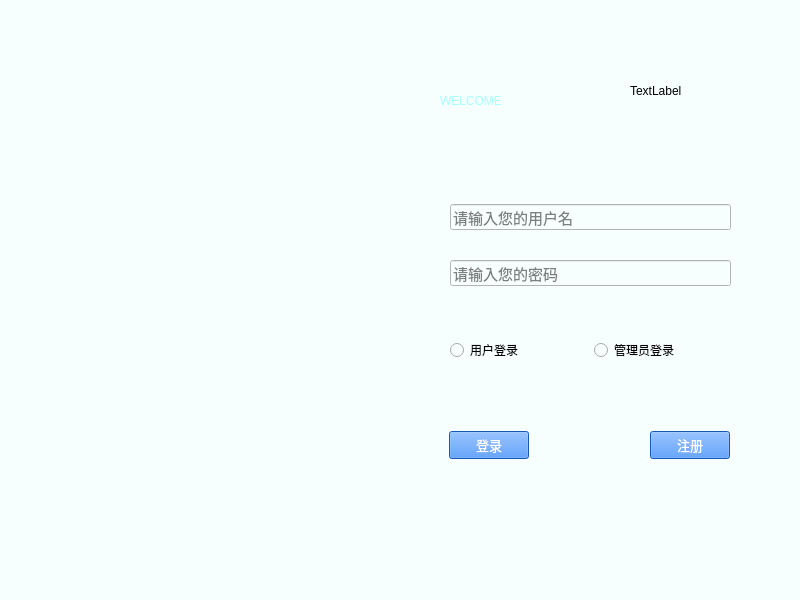
<?xml version="1.0" encoding="UTF-8"?>
<ui version="4.0">
 <class>Login</class>
 <widget class="QWidget" name="Login">
  <property name="geometry">
   <rect>
    <x>0</x>
    <y>0</y>
    <width>800</width>
    <height>600</height>
   </rect>
  </property>
  <property name="windowTitle">
   <string>Form</string>
  </property>
  <property name="styleSheet">
   <string notr="true">background-color: rgb(246, 255, 254);</string>
  </property>
  <widget class="QLabel" name="label_image">
   <property name="geometry">
    <rect>
     <x>9</x>
     <y>9</y>
     <width>391</width>
     <height>581</height>
    </rect>
   </property>
   <property name="text">
    <string/>
   </property>
  </widget>
  <widget class="QLabel" name="label_tip">
   <property name="geometry">
    <rect>
     <x>710</x>
     <y>250</y>
     <width>181</width>
     <height>41</height>
    </rect>
   </property>
   <property name="styleSheet">
    <string notr="true">font: 7pt &quot;Arial&quot;;</string>
   </property>
   <property name="text">
    <string/>
   </property>
  </widget>
  <widget class="QLabel" name="label_welcome">
   <property name="geometry">
    <rect>
     <x>440</x>
     <y>80</y>
     <width>181</width>
     <height>41</height>
    </rect>
   </property>
   <property name="styleSheet">
    <string notr="true">font: 87 23pt &quot;Arial Black&quot;;
background-color: rgb(246, 255, 254);
color: rgb(170, 255, 255);</string>
   </property>
   <property name="text">
    <string>WELCOME</string>
   </property>
  </widget>
  <widget class="QWidget" name="verticalLayoutWidget">
   <property name="geometry">
    <rect>
     <x>450</x>
     <y>180</y>
     <width>281</width>
     <height>131</height>
    </rect>
   </property>
   <layout class="QVBoxLayout" name="verticalLayout">
    <item>
     <widget class="QLineEdit" name="lineEdit_username">
      <property name="enabled">
       <bool>true</bool>
      </property>
      <property name="font">
       <font>
        <pointsize>11</pointsize>
       </font>
      </property>
      <property name="styleSheet">
       <string notr="true"/>
      </property>
      <property name="placeholderText">
       <string>请输入您的用户名</string>
      </property>
     </widget>
    </item>
    <item>
     <widget class="QLineEdit" name="lineEdit_password">
      <property name="sizePolicy">
       <sizepolicy hsizetype="Expanding" vsizetype="Fixed">
        <horstretch>0</horstretch>
        <verstretch>0</verstretch>
       </sizepolicy>
      </property>
      <property name="font">
       <font>
        <pointsize>11</pointsize>
       </font>
      </property>
      <property name="tabletTracking">
       <bool>true</bool>
      </property>
      <property name="acceptDrops">
       <bool>false</bool>
      </property>
      <property name="text">
       <string/>
      </property>
      <property name="echoMode">
       <enum>QLineEdit::Password</enum>
      </property>
      <property name="placeholderText">
       <string>请输入您的密码</string>
      </property>
     </widget>
    </item>
   </layout>
  </widget>
  <widget class="QWidget" name="horizontalLayoutWidget">
   <property name="geometry">
    <rect>
     <x>449</x>
     <y>390</y>
     <width>281</width>
     <height>111</height>
    </rect>
   </property>
   <layout class="QHBoxLayout" name="horizontalLayout">
    <item>
     <widget class="QPushButton" name="Button_login">
      <property name="sizePolicy">
       <sizepolicy hsizetype="Minimum" vsizetype="Fixed">
        <horstretch>0</horstretch>
        <verstretch>0</verstretch>
       </sizepolicy>
      </property>
      <property name="font">
       <font>
        <family>Bahnschrift Light</family>
        <pointsize>10</pointsize>
        <italic>false</italic>
        <bold>false</bold>
       </font>
      </property>
      <property name="styleSheet">
       <string notr="true">background-color: rgb(29, 123, 255);
color: rgb(255, 255, 255);
font: 25 10pt &quot;Bahnschrift Light&quot;;</string>
      </property>
      <property name="text">
       <string>登录</string>
      </property>
     </widget>
    </item>
    <item>
     <spacer name="horizontalSpacer">
      <property name="orientation">
       <enum>Qt::Horizontal</enum>
      </property>
      <property name="sizeHint" stdset="0">
       <size>
        <width>40</width>
        <height>20</height>
       </size>
      </property>
     </spacer>
    </item>
    <item>
     <widget class="QPushButton" name="Button_signup">
      <property name="font">
       <font>
        <family>Bahnschrift Light</family>
        <pointsize>10</pointsize>
        <italic>false</italic>
        <bold>false</bold>
       </font>
      </property>
      <property name="styleSheet">
       <string notr="true">background-color: rgb(29, 123, 255);
color: rgb(255, 255, 255);
font: 25 10pt &quot;Bahnschrift Light&quot;;</string>
      </property>
      <property name="text">
       <string>注册</string>
      </property>
     </widget>
    </item>
   </layout>
  </widget>
  <widget class="QLabel" name="label_gif">
   <property name="geometry">
    <rect>
     <x>630</x>
     <y>10</y>
     <width>161</width>
     <height>161</height>
    </rect>
   </property>
   <property name="styleSheet">
    <string notr="true"/>
   </property>
   <property name="text">
    <string>TextLabel</string>
   </property>
  </widget>
  <widget class="QWidget" name="horizontalLayoutWidget_2">
   <property name="geometry">
    <rect>
     <x>450</x>
     <y>310</y>
     <width>281</width>
     <height>80</height>
    </rect>
   </property>
   <layout class="QHBoxLayout" name="horizontalLayout_2">
    <item>
     <widget class="QRadioButton" name="radioButton_user">
      <property name="sizePolicy">
       <sizepolicy hsizetype="Expanding" vsizetype="Expanding">
        <horstretch>0</horstretch>
        <verstretch>0</verstretch>
       </sizepolicy>
      </property>
      <property name="styleSheet">
       <string notr="true"/>
      </property>
      <property name="text">
       <string>用户登录</string>
      </property>
     </widget>
    </item>
    <item>
     <widget class="QRadioButton" name="radioButton_admin">
      <property name="sizePolicy">
       <sizepolicy hsizetype="Expanding" vsizetype="Expanding">
        <horstretch>0</horstretch>
        <verstretch>0</verstretch>
       </sizepolicy>
      </property>
      <property name="styleSheet">
       <string notr="true"/>
      </property>
      <property name="text">
       <string>管理员登录</string>
      </property>
     </widget>
    </item>
   </layout>
  </widget>
  <zorder>label_image</zorder>
  <zorder>label_tip</zorder>
  <zorder>verticalLayoutWidget</zorder>
  <zorder>horizontalLayoutWidget</zorder>
  <zorder>label_gif</zorder>
  <zorder>horizontalLayoutWidget_2</zorder>
  <zorder>label_welcome</zorder>
 </widget>
 <resources/>
 <connections/>
</ui>
